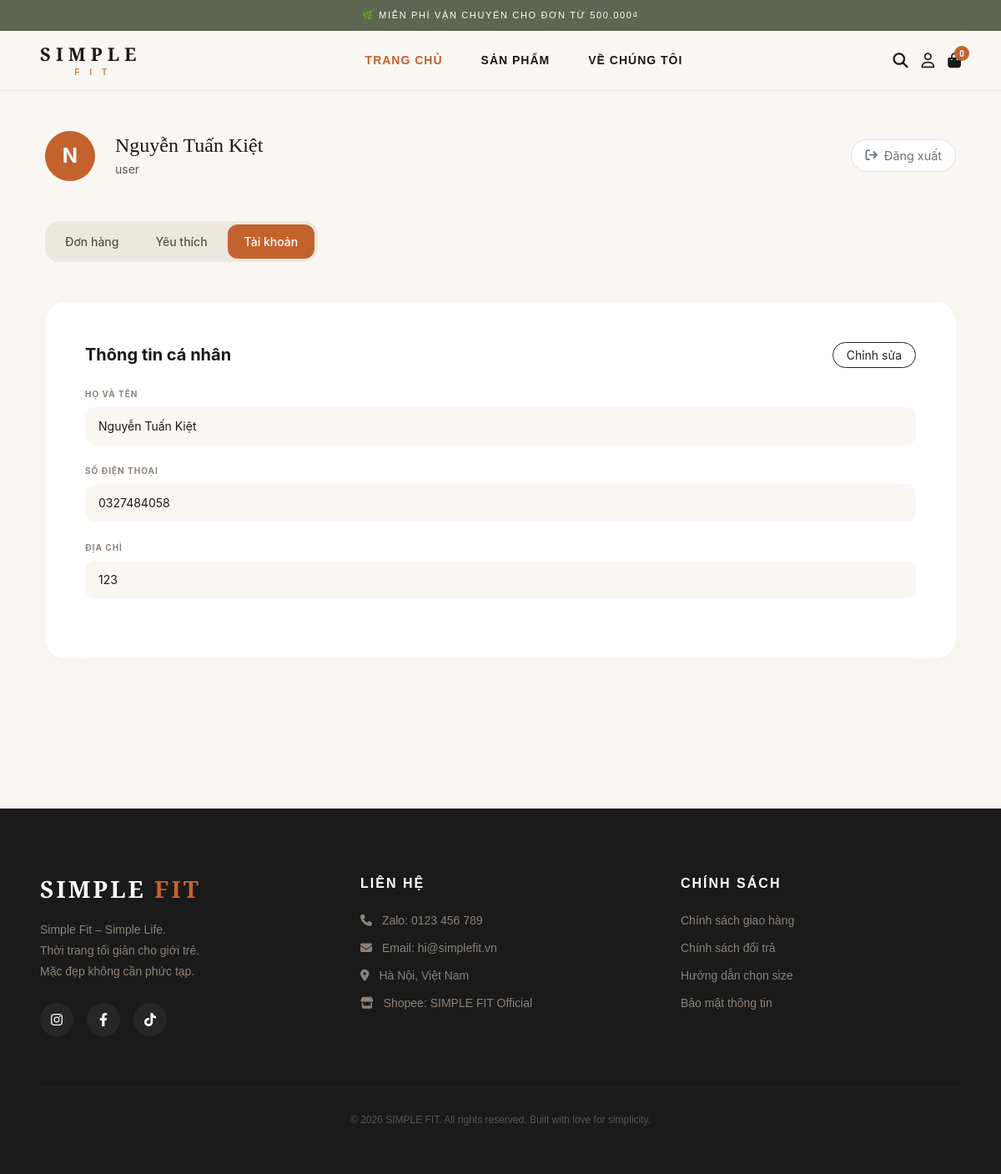
The page /profile.php?tab=profile (signed in) on the database its author committed.
### tables this page shows
CREATE TABLE `nguoidung` (
  `maND` bigint NOT NULL,
  `tenDangNhap` varchar(50) NOT NULL,
  `matKhau` varchar(255) NOT NULL,
  `ten` varchar(100) DEFAULT NULL,
  `ngaySinh` date DEFAULT NULL,
  `gioiTinh` varchar(10) DEFAULT NULL,
  `diaChi` varchar(255) DEFAULT NULL,
  `soDienThoai` varchar(20) DEFAULT NULL,
  `ngayTao` timestamp NOT NULL DEFAULT CURRENT_TIMESTAMP,
  `vaiTro` varchar(20) DEFAULT 'USER',
  `trangThai` varchar(20) DEFAULT 'ACTIVE'
);

### profile.php (the view, shortened to what this page needs)
<?php
require_once 'includes/db.php';
$user_id = $_SESSION['user']['id'];
$tab = isset($_GET['tab']) ? $_GET['tab'] : 'orders';
$is_editing = isset($_GET['edit']) && $_GET['edit'] == 1;
$user_res = mysqli_query($conn, "SELECT * FROM NguoiDung WHERE maND = '$user_id'");
$user = mysqli_fetch_assoc($user_res);
include 'includes/header.php';
?>
<link rel="stylesheet" href="assets/css/auth-account.css">
<main class="account-page-wrapper py-5">
    <div class="container max-w-4xl mx-auto px-4 lg:px-5">
        <div class="d-flex align-items-center justify-content-between mb-5">
            <div class="d-flex align-items-center gap-4">
                <div class="avatar-circle-large" style="background-color: #C4622D;">
                    <?php echo strtoupper(substr($user['ten'] ?? 'U', 0, 1)); ?>
                </div>
                <div>
                    <h1 class="h4 fw-light mb-1" style="font-family: 'Cormorant Garamond', serif;">
                        <?php echo htmlspecialchars($user['ten']); ?>
                    </h1>
                    <p class="text-muted small mb-0"><?php echo htmlspecialchars($user['tenDangNhap']); ?></p>
                </div>
            </div>
            <a href="controll/logout.php" class="btn-logout-minimal">
                <i class="fa-solid fa-arrow-right-from-bracket me-2"></i> Đăng xuất
            </a>
        </div>
        <div class="account-tabs-nav mb-5">
            <a href="profile.php?tab=orders" class="tab-item <?php echo $tab == 'orders' ? 'active' : ''; ?>">Đơn hàng</a>
            <a href="profile.php?tab=wishlist" class="tab-item <?php echo $tab == 'wishlist' ? 'active' : ''; ?>">Yêu thích</a>
            <a href="profile.php?tab=profile" class="tab-item <?php echo $tab == 'profile' ? 'active' : ''; ?>">Tài khoản</a>
        </div>
        <div class="account-content-card p-4 p-md-5">
            <?php if ($tab == 'orders'): ?>
                <div class="order-history">
                    <div class="mb-4 d-flex justify-content-between align-items-center">
                        <h5 class="fw-bold mb-0">Lịch sử đơn hàng</h5>
                        <form method="GET">
                            <input type="hidden" name="tab" value="orders">
                            <select name="status" class="form-select form-select-sm rounded-pill px-3" onchange="this.form.submit()" style="background-color: #FAF7F2; border: 1px solid #EDE8DF; min-width: 160px;">
                                <option value="">Tất cả trạng thái</option>
                                <option value="Chờ xác nhận" <?php echo (isset($_GET['status']) && $_GET['status'] == 'Chờ xác nhận') ? 'selected' : ''; ?>>Chờ xử lý</option>
                                <option value="Đang giao hàng" <?php echo (isset($_GET['status']) && $_GET['status'] == 'Đang giao hàng') ? 'selected' : ''; ?>>Đang giao hàng</option>
                                <option value="Đã giao" <?php echo (isset($_GET['status']) && $_GET['status'] == 'Đã giao') ? 'selected' : ''; ?>>Đã giao</option>
                                <option value="Hoàn tất" <?php echo (isset($_GET['status']) && $_GET['status'] == 'Hoàn tất') ? 'selected' : ''; ?>>Hoàn tất</option>
                                <option value="Đã hủy" <?php echo (isset($_GET['status']) && $_GET['status'] == 'Đã hủy') ? 'selected' : ''; ?>>Đã hủy</option>
                                <option value="Chờ kiểm tra hoàn tiền" <?php echo (isset($_GET['status']) && $_GET['status'] == 'Chờ kiểm tra hoàn tiền') ? 'selected' : ''; ?>>Chờ kiểm tra hoàn tiền</option>
                                <option value="Đã hoàn tiền" <?php echo (isset($_GET['status']) && $_GET['status'] == 'Đã hoàn tiền') ? 'selected' : ''; ?>>Đã hoàn tiền</option>
                            </select>
                        </form>
                    </div>
                    <?php
                    $f_status = isset($_GET['status']) ? mysqli_real_escape_string($conn, $_GET['status']) : '';
                    $where_status = ($f_status != '') ? " AND trangThai = '$f_status' " : "";
                    $sql_orders = "SELECT *, ROW_NUMBER() OVER (ORDER BY ngayTao ASC) as order_number
                                   FROM DonHang
                                   WHERE maKH = (SELECT maKH FROM KhachHang WHERE maND = '$user_id')
                                   $where_status ORDER BY ngayTao DESC";
                    $res_orders = mysqli_query($conn, $sql_orders);
                    if (mysqli_num_rows($res_orders) > 0):
                        while ($order = mysqli_fetch_assoc($res_orders)):
                            $st = $order['trangThai'];
                    ?>
                        <div class="mb-4 p-4 border rounded-4 shadow-sm" style="background-color: #ffffff;">
                            <div class="d-flex justify-content-between align-items-start">
                                <div>
                                    <span class="fw-bold d-block mb-1">ĐƠN #<?php echo $order['order_number']; ?></span>
                                    <span class="text-muted small"><?php echo date('d/m/Y H:i', strtotime($order['ngayTao'])); ?></span>
                                </div>
                                <div class="text-end">
                                    <span class="badge-status <?php echo getStatusClass($st); ?>">
                                        <?php echo $st; ?>
                                    </span>
                                    <div class="mt-1">
                                        <?php
                                        if ($order['phuongThucThanhToan'] == 'COD' && !in_array($st, ['Hoàn tất', 'Đã hủy', 'Đã giao'])): ?>
                                            <small class="text-danger fw-bold" style="font-size: 9px;">[ CHƯA THANH TOÁN ]</small>
                                        <?php
                                        elseif ($order['phuongThucThanhToan'] == 'QR' && $st == 'Chờ xác nhận' && !empty($order['minhChungThanhToan'])): ?>
                                            <small class="text-primary fw-bold" style="font-size: 9px;">[ ĐANG KIỂM TRA ]</small>
                                        <?php
                                        elseif ($order['phuongThucThanhToan'] == 'QR' && $st == 'Chưa thanh toán'): ?>
                                            <small class="text-danger fw-bold" style="font-size: 9px;">[ CHƯA THANH TOÁN ]</small>
                                        <?php endif; ?>
                                    </div>
                                    <?php if($st == 'Chờ xác nhận' || $st == 'Chưa thanh toán'): ?>
                                        <form method="POST" class="mt-2" onsubmit="return confirm('Bạn có chắc muốn hủy đơn hàng này?');">
                                            <input type="hidden" name="cancel_order_id" value="<?php echo $order['maDH']; ?>">
                                            <button type="submit" class="btn btn-link text-muted p-0 small text-decoration-none" style="font-size: 11px;">Hủy đơn hàng</button>
                                        </form>
                                    <?php endif; ?>
                                </div>
                            </div>
                            <div class="mt-3 pt-3 border-top d-flex justify-content-between align-items-center">
                                <a href="order-detail.php?id=<?php echo $order['maDH']; ?>" class="text-dark small fw-bold text-decoration-none">
                                    <i class="fa-solid fa-circle-info me-1"></i> Xem chi tiết
                                </a>
                                <span class="fw-bold" style="font-size: 1.1rem; color: #C4622D;"><?php echo number_format($order['tongTien']); ?>₫</span>
                            </div>
                        </div>
                    <?php endwhile; else: ?>
                        <div class="text-center py-5">
                            <i class="fa-solid fa-box-open display-4 text-light mb-3"></i>
                            <p class="text-muted">Danh sách trống.</p>
                        </div>
                    <?php endif; ?>
                </div>
            <?php elseif ($tab == 'profile'): ?>
                <div class="profile-details max-w-md">
                    <div class="d-flex justify-content-between align-items-center mb-4">
                        <h5 class="fw-bold mb-0">Thông tin cá nhân</h5>
                        <?php if (!$is_editing): ?>
                            <a href="profile.php?tab=profile&edit=1" class="btn btn-outline-dark btn-sm rounded-pill px-3">Chỉnh sửa</a>
                        <?php endif; ?>
                    </div>
                    <?php if ($is_editing): ?>
                        <form action="" method="POST">
                            <div class="mb-4">
                                <label class="label-minimal">HỌ VÀ TÊN</label>
                                <input type="text" name="ten" class="form-control" style="background-color: #FAF7F2; border-radius:12px; border:1px solid #EDE8DF;" value="<?php echo htmlspecialchars($user['ten']); ?>" required>
                            </div>
                            <div class="mb-4">
                                <label class="label-minimal">SỐ ĐIỆN THOẠI</label>
                                <input type="text" name="soDienThoai" class="form-control" style="background-color: #FAF7F2; border-radius:12px; border:1px solid #EDE8DF;" value="<?php echo htmlspecialchars($user['soDienThoai']); ?>">
                            </div>
                            <div class="mb-4">
                                <label class="label-minimal">ĐỊA CHỈ</label>
                                <textarea name="diaChi" class="form-control" style="background-color: #FAF7F2; border-radius:12px; border:1px solid #EDE8DF;" rows="3"><?php echo htmlspecialchars($user['diaChi']); ?></textarea>
                            </div>
                            <div class="d-flex gap-2">
                                <button type="submit" name="update_profile" class="btn btn-dark rounded-pill px-4">Lưu thay đổi</button>
                                <a href="profile.php?tab=profile" class="btn btn-light rounded-pill px-4">Hủy</a>
                            </div>
                        </form>
                    <?php else: ?>
                        <div class="mb-4">
                            <label class="label-minimal">HỌ VÀ TÊN</label>
                            <p class="input-mimic"><?php echo htmlspecialchars($user['ten']); ?></p>
                        </div>
                        <div class="mb-4">
                            <label class="label-minimal">SỐ ĐIỆN THOẠI</label>
                            <p class="input-mimic"><?php echo htmlspecialchars($user['soDienThoai'] ?: '—'); ?></p>
                        </div>
                        <div class="mb-4">
                            <label class="label-minimal">ĐỊA CHỈ</label>
                            <p class="input-mimic"><?php echo htmlspecialchars($user['diaChi'] ?: '—'); ?></p>
                        </div>
                    <?php endif; ?>
                </div>
            <?php endif; ?>
        </div>
    </div>
</main>
<?php include 'includes/footer.php'; ?>

### assets/css/base.css (style rules this page uses)
:root { --mau-bg: #FAF7F2; --mau-gold: #C4622D; --mau-text: #1A1A1A; }
body { font-family: 'Inter', sans-serif; background-color: var(--mau-bg); color: var(--mau-text); }
a { text-decoration: none !important; color: inherit; }

### assets/css/home.css (style rules this page uses)
:root { --mau-bg: #FAF7F2; --mau-gold: #C4622D; --mau-text: #1A1A1A; }

### assets/css/admin.css (style rules this page uses)
:root { --admin-bg: #FAF7F2; --admin-card: #EDE8DF; --admin-primary: #C4622D; --admin-text: #1A1A1A; --admin-muted: #8C8279; --admin-border: #D4CEBE; }
.btn-logout-minimal { color: #6c757d; text-decoration: none; font-size: 0.85rem; padding: 10px 24px; border-radius: 50px; border: 1px solid var(--admin-border); background-color: white; transition: 0.3s; display: inline-flex; align-items: center; }

### assets/css/auth-account.css (style rules this page uses)
.account-page-wrapper { background-color: #FAF7F2; min-height: 100vh; }
.avatar-circle-large { width: 60px; height: 60px; background-color: #D4CEBE; color: #fff; display: flex; align-items: center; justify-content: center; border-radius: 50%; font-size: 1.5rem; font-weight: bold; }
.btn-logout-minimal { color: #6c757d; text-decoration: none; font-size: 0.9rem; transition: 0.3s; padding: 8px 16px; border-radius: 50px; border: 1px solid #dee2e6; background-color: #fff; }
.account-tabs-nav { display: inline-flex; background-color: #EDE8DF; padding: 4px; border-radius: 16px; gap: 4px; }
.tab-item { padding: 10px 20px; border-radius: 12px; font-size: 14px; font-weight: 500; color: #5C5049; text-decoration: none; transition: 0.2s; }
.tab-item.active { background-color: #C4622D; color: white !important; }
.account-content-card { background-color: #ffffff; border-radius: 24px; box-shadow: 0 4px 20px rgba(0, 0, 0, 0.02); }
.label-minimal { font-size: 10px; font-weight: 700; letter-spacing: 1px; color: #8C8279; margin-bottom: 8px; display: block; }
.input-mimic { background-color: #FAF7F2; padding: 12px 16px; border-radius: 12px; font-size: 14px; color: #1A1A1A; }

### rows shown on the page
nguoidung: ten "N", ten "Nguyễn Tuấn Kiệt", tenDangNhap "user", soDienThoai "0327484058", diaChi "123"
